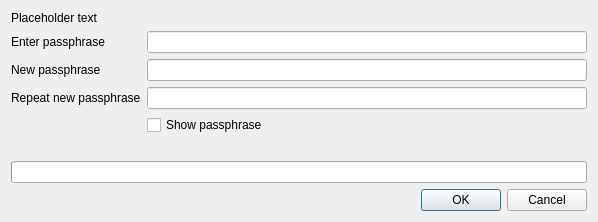
<?xml version="1.0" encoding="UTF-8"?>
<ui version="4.0">
 <class>AskPassphraseDialog</class>
 <widget class="QDialog" name="AskPassphraseDialog">
  <property name="geometry">
   <rect>
    <x>0</x>
    <y>0</y>
    <width>598</width>
    <height>222</height>
   </rect>
  </property>
  <property name="sizePolicy">
   <sizepolicy hsizetype="Preferred" vsizetype="Minimum">
    <horstretch>0</horstretch>
    <verstretch>0</verstretch>
   </sizepolicy>
  </property>
  <property name="minimumSize">
   <size>
    <width>550</width>
    <height>0</height>
   </size>
  </property>
  <property name="windowTitle">
   <string>Passphrase Dialog</string>
  </property>
  <layout class="QVBoxLayout" name="verticalLayout">
   <property name="sizeConstraint">
    <enum>QLayout::SetMinimumSize</enum>
   </property>
   <item>
    <widget class="QLabel" name="warningLabel">
     <property name="text">
      <string notr="true">Placeholder text</string>
     </property>
     <property name="textFormat">
      <enum>Qt::RichText</enum>
     </property>
     <property name="wordWrap">
      <bool>true</bool>
     </property>
    </widget>
   </item>
   <item>
    <layout class="QFormLayout" name="formLayout">
     <property name="sizeConstraint">
      <enum>QLayout::SetMinimumSize</enum>
     </property>
     <property name="fieldGrowthPolicy">
      <enum>QFormLayout::AllNonFixedFieldsGrow</enum>
     </property>
     <item row="0" column="0">
      <widget class="QLabel" name="passLabel1">
       <property name="text">
        <string>Enter passphrase</string>
       </property>
      </widget>
     </item>
     <item row="0" column="1">
      <widget class="QLineEdit" name="passEdit1">
       <property name="echoMode">
        <enum>QLineEdit::Password</enum>
       </property>
      </widget>
     </item>
     <item row="1" column="0">
      <widget class="QLabel" name="passLabel2">
       <property name="text">
        <string>New passphrase</string>
       </property>
      </widget>
     </item>
     <item row="1" column="1">
      <widget class="QLineEdit" name="passEdit2">
       <property name="echoMode">
        <enum>QLineEdit::Password</enum>
       </property>
      </widget>
     </item>
     <item row="2" column="0">
      <widget class="QLabel" name="passLabel3">
       <property name="text">
        <string>Repeat new passphrase</string>
       </property>
      </widget>
     </item>
     <item row="2" column="1">
      <widget class="QLineEdit" name="passEdit3">
       <property name="echoMode">
        <enum>QLineEdit::Password</enum>
       </property>
      </widget>
     </item>
     <item row="3" column="1">
      <widget class="QCheckBox" name="toggleShowPasswordButton">
       <property name="text">
        <string>Show passphrase</string>
       </property>
      </widget>
     </item>
     <item row="4" column="1">
      <widget class="QLabel" name="capsLabel">
       <property name="font">
        <font>
         <weight>75</weight>
         <bold>true</bold>
        </font>
       </property>
       <property name="text">
        <string/>
       </property>
       <property name="alignment">
        <set>Qt::AlignCenter</set>
       </property>
      </widget>
     </item>
    </layout>
   </item>
   <item>
    <widget class="QProgressBar" name="progressBar">
     <property name="textVisible">
      <bool>false</bool>
     </property>
    </widget>
   </item>
   <item>
    <widget class="QDialogButtonBox" name="buttonBox">
     <property name="orientation">
      <enum>Qt::Horizontal</enum>
     </property>
     <property name="standardButtons">
      <set>QDialogButtonBox::Cancel|QDialogButtonBox::Ok</set>
     </property>
    </widget>
   </item>
  </layout>
 </widget>
 <resources/>
 <connections>
  <connection>
   <sender>buttonBox</sender>
   <signal>accepted()</signal>
   <receiver>AskPassphraseDialog</receiver>
   <slot>accept()</slot>
   <hints>
    <hint type="sourcelabel">
     <x>20</x>
     <y>20</y>
    </hint>
    <hint type="destinationlabel">
     <x>20</x>
     <y>20</y>
    </hint>
   </hints>
  </connection>
  <connection>
   <sender>buttonBox</sender>
   <signal>rejected()</signal>
   <receiver>AskPassphraseDialog</receiver>
   <slot>reject()</slot>
   <hints>
    <hint type="sourcelabel">
     <x>20</x>
     <y>20</y>
    </hint>
    <hint type="destinationlabel">
     <x>20</x>
     <y>20</y>
    </hint>
   </hints>
  </connection>
 </connections>
</ui>
